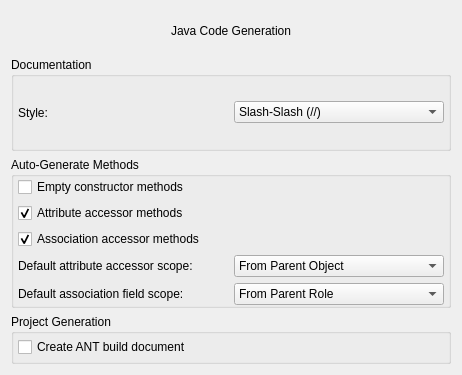
<ui version="4.0" >
 <class>JavaCodeGenerationFormBase</class>
 <widget class="QWidget" name="JavaCodeGenerationFormBase" >
  <property name="geometry" >
   <rect>
    <x>0</x>
    <y>0</y>
    <width>462</width>
    <height>375</height>
   </rect>
  </property>
  <layout class="QGridLayout" >
   <item row="0" column="0" >
    <layout class="QGridLayout" >
     <property name="leftMargin" >
      <number>0</number>
     </property>
     <property name="topMargin" >
      <number>0</number>
     </property>
     <property name="rightMargin" >
      <number>0</number>
     </property>
     <property name="bottomMargin" >
      <number>0</number>
     </property>
     <item row="3" column="0" >
      <widget class="QGroupBox" name="groupBox3" >
       <property name="sizePolicy" >
        <sizepolicy vsizetype="Maximum" hsizetype="Preferred" >
         <horstretch>0</horstretch>
         <verstretch>0</verstretch>
        </sizepolicy>
       </property>
       <property name="maximumSize" >
        <size>
         <width>16777215</width>
         <height>50</height>
        </size>
       </property>
       <property name="title" >
        <string>Project Generation</string>
       </property>
       <layout class="QVBoxLayout" >
        <property name="leftMargin" >
         <number>4</number>
        </property>
        <property name="topMargin" >
         <number>0</number>
        </property>
        <property name="rightMargin" >
         <number>4</number>
        </property>
        <property name="bottomMargin" >
         <number>0</number>
        </property>
        <item>
         <widget class="QCheckBox" name="m_makeANTDocumentCheckBox" >
          <property name="text" >
           <string>Create ANT build document</string>
          </property>
         </widget>
        </item>
       </layout>
      </widget>
     </item>
     <item row="2" column="0" >
      <widget class="QGroupBox" name="groupBox2" >
       <property name="sizePolicy" >
        <sizepolicy vsizetype="Maximum" hsizetype="Preferred" >
         <horstretch>0</horstretch>
         <verstretch>0</verstretch>
        </sizepolicy>
       </property>
       <property name="title" >
        <string>Auto-Generate Methods</string>
       </property>
       <layout class="QGridLayout" >
        <property name="leftMargin" >
         <number>0</number>
        </property>
        <property name="topMargin" >
         <number>0</number>
        </property>
        <property name="rightMargin" >
         <number>0</number>
        </property>
        <property name="bottomMargin" >
         <number>0</number>
        </property>
        <item row="0" column="0" >
         <layout class="QGridLayout" >
          <property name="leftMargin" >
           <number>4</number>
          </property>
          <property name="topMargin" >
           <number>0</number>
          </property>
          <property name="rightMargin" >
           <number>4</number>
          </property>
          <property name="bottomMargin" >
           <number>0</number>
          </property>
          <item row="0" column="0" >
           <widget class="QCheckBox" name="m_generateConstructors" >
            <property name="text" >
             <string>Empty constructor methods</string>
            </property>
            <property name="checked" >
             <bool>false</bool>
            </property>
           </widget>
          </item>
          <item row="2" column="0" >
           <widget class="QCheckBox" name="m_generateAssocAccessors" >
            <property name="text" >
             <string>Association accessor methods</string>
            </property>
            <property name="checked" >
             <bool>true</bool>
            </property>
           </widget>
          </item>
          <item row="1" column="0" >
           <widget class="QCheckBox" name="m_generateAttribAccessors" >
            <property name="text" >
             <string>Attribute accessor methods</string>
            </property>
            <property name="checked" >
             <bool>true</bool>
            </property>
           </widget>
          </item>
         </layout>
        </item>
        <item row="1" column="0" >
         <layout class="QGridLayout" >
          <property name="leftMargin" >
           <number>4</number>
          </property>
          <property name="topMargin" >
           <number>0</number>
          </property>
          <property name="rightMargin" >
           <number>4</number>
          </property>
          <property name="bottomMargin" >
           <number>0</number>
          </property>
          <item row="0" column="0" >
           <widget class="QLabel" name="textLabel1_3" >
            <property name="text" >
             <string>Default attribute accessor scope:</string>
            </property>
            <property name="wordWrap" >
             <bool>false</bool>
            </property>
           </widget>
          </item>
          <item row="0" column="1" >
           <widget class="KComboBox" name="m_accessorScopeCB" >
            <property name="currentIndex" >
             <number>3</number>
            </property>
            <item>
             <property name="text" >
              <string>Public</string>
             </property>
            </item>
            <item>
             <property name="text" >
              <string>Private</string>
             </property>
            </item>
            <item>
             <property name="text" >
              <string>Protected</string>
             </property>
            </item>
            <item>
             <property name="text" >
              <string>From Parent Object</string>
             </property>
            </item>
           </widget>
          </item>
         </layout>
        </item>
        <item row="2" column="0" >
         <layout class="QGridLayout" >
          <property name="leftMargin" >
           <number>4</number>
          </property>
          <property name="topMargin" >
           <number>0</number>
          </property>
          <property name="rightMargin" >
           <number>4</number>
          </property>
          <property name="bottomMargin" >
           <number>0</number>
          </property>
          <item row="0" column="0" >
           <widget class="QLabel" name="ui_textLabelAssFieldScope" >
            <property name="text" >
             <string>Default association field scope:</string>
            </property>
            <property name="wordWrap" >
             <bool>false</bool>
            </property>
           </widget>
          </item>
          <item row="0" column="1" >
           <widget class="KComboBox" name="m_assocFieldScopeCB" >
            <property name="currentIndex" >
             <number>3</number>
            </property>
            <item>
             <property name="text" >
              <string>Public</string>
             </property>
            </item>
            <item>
             <property name="text" >
              <string>Private</string>
             </property>
            </item>
            <item>
             <property name="text" >
              <string>Protected</string>
             </property>
            </item>
            <item>
             <property name="text" >
              <string>From Parent Role</string>
             </property>
            </item>
           </widget>
          </item>
         </layout>
        </item>
       </layout>
      </widget>
     </item>
     <item row="1" column="0" >
      <widget class="QGroupBox" name="groupBox1" >
       <property name="sizePolicy" >
        <sizepolicy vsizetype="Maximum" hsizetype="Preferred" >
         <horstretch>0</horstretch>
         <verstretch>0</verstretch>
        </sizepolicy>
       </property>
       <property name="maximumSize" >
        <size>
         <width>16777215</width>
         <height>100</height>
        </size>
       </property>
       <property name="title" >
        <string>Documentation</string>
       </property>
       <layout class="QHBoxLayout" >
        <property name="leftMargin" >
         <number>4</number>
        </property>
        <property name="topMargin" >
         <number>0</number>
        </property>
        <property name="rightMargin" >
         <number>4</number>
        </property>
        <property name="bottomMargin" >
         <number>0</number>
        </property>
        <item>
         <widget class="QLabel" name="ui_textLabelStyle" >
          <property name="text" >
           <string>Style:</string>
          </property>
          <property name="wordWrap" >
           <bool>false</bool>
          </property>
         </widget>
        </item>
        <item>
         <widget class="KComboBox" name="m_SelectCommentStyle" >
          <item>
           <property name="text" >
            <string>Slash-Slash (//)</string>
           </property>
          </item>
          <item>
           <property name="text" >
            <string>Slash-Star (/**  */)</string>
           </property>
          </item>
         </widget>
        </item>
       </layout>
      </widget>
     </item>
     <item row="0" column="0" >
      <widget class="QLabel" name="ui_textLabelTitle" >
       <property name="sizePolicy" >
        <sizepolicy vsizetype="Maximum" hsizetype="Preferred" >
         <horstretch>0</horstretch>
         <verstretch>0</verstretch>
        </sizepolicy>
       </property>
       <property name="maximumSize" >
        <size>
         <width>16777215</width>
         <height>40</height>
        </size>
       </property>
       <property name="text" >
        <string>&lt;p align="center">Java Code Generation&lt;/p></string>
       </property>
       <property name="wordWrap" >
        <bool>false</bool>
       </property>
      </widget>
     </item>
    </layout>
   </item>
  </layout>
 </widget>
 <layoutdefault spacing="6" margin="11" />
  <customwidgets>
  <customwidget>
   <class>KComboBox</class>
   <extends>QComboBox</extends>
   <header>kcombobox.h</header>
  </customwidget>
 </customwidgets>
 <resources/>
 <connections/>
</ui>
